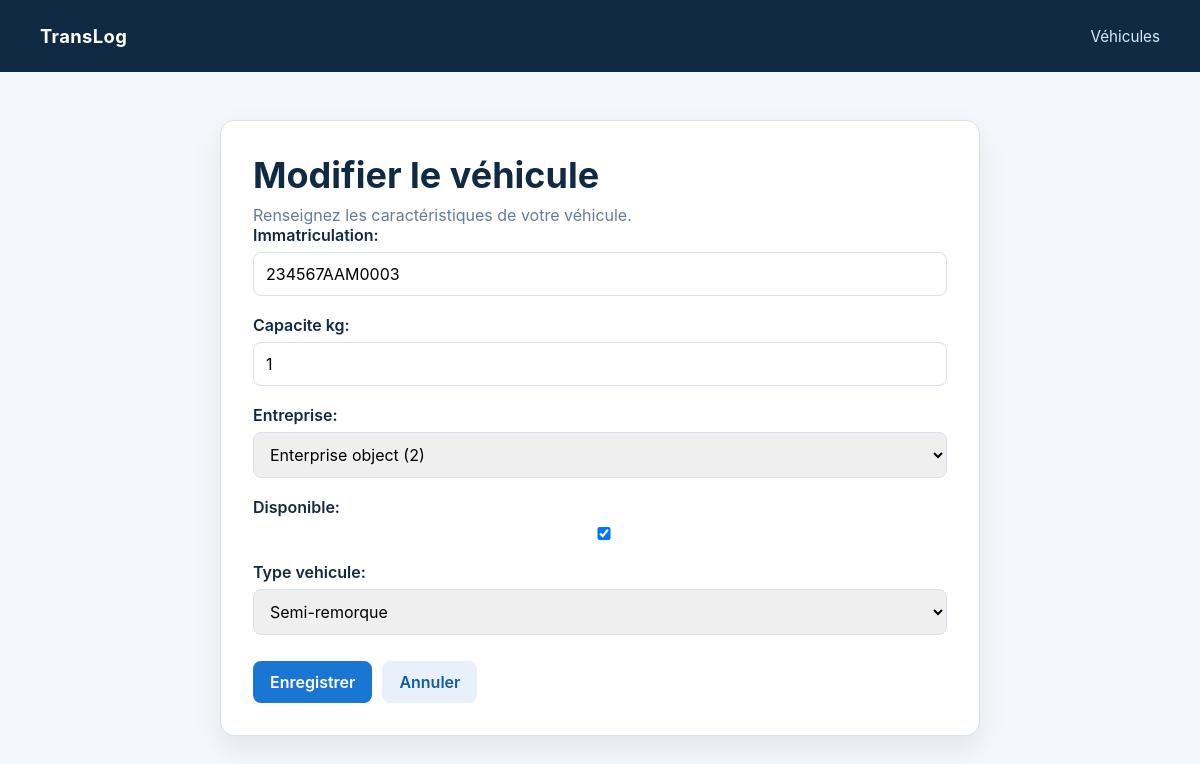
The page /vehicules/modifier/4/ on the database its author committed.
### VehiculesApp/models.py (models this page shows, shortened)
class vehicules(models.Model):
    immatriculation = models.CharField(max_length=20,unique=True)
    capacite_kg = models.PositiveIntegerField(validators=[
        MinValueValidator(1,"La capacite ne peut pas etre negative"),
    ])
    entreprise = models.ForeignKey('EntrepriseApp.Enterprise',on_delete=models.CASCADE,related_name='vehicules')
    created_at = models.DateTimeField(auto_now_add=True)
    updated_at = models.DateTimeField(auto_now=True)
    disponible = models.BooleanField(default=True)
    type_vehicule = models.CharField(max_length=20,choices=[
        ('camionnette','Camionnette'),
        ('fourgon','Fourgon'),
        ('camion_porteur','Camion porteur'),
        ('semi_remorque','Semi-remorque')
    ])

### VehiculesApp/views.py (the view)
# urls.py: path("modifier/<int:pk>/", Modifier_vehicule.as_view(), name="update"),
class Modifier_vehicule(UpdateView):
    model = vehicules
    form_class = VehiculeForm
    template_name = "vehicule/forms.html"
    success_url = reverse_lazy("Vehicules:listview")

### VehiculesApp/forms.py
class VehiculeForm(forms.ModelForm):
    class Meta:
        model = vehicules
        exclude = ["created_at", "updated_at"]

### Templates/vehicule/forms.html (shortened to what this page needs)
{% load static %}
<!DOCTYPE html>
<html lang="fr">
<head>
    <link rel="stylesheet" href="{% static 'css/expedition.css' %}">
</head>
<body>
    <header class="topbar"><div class="topbar-inner"><a class="brand" href="{% url 'Vehicules:listview' %}">TransLog</a><nav><a href="{% url 'Vehicules:listview' %}">Véhicules</a></nav></div></header>
    <main class="container" id="formulaire-vehicule">
        <section class="card form-card">
            <h1>{% if object %}Modifier le véhicule{% else %}Ajouter un véhicule{% endif %}</h1>
            <p class="subtitle">Renseignez les caractéristiques de votre véhicule.</p>
            <form method="post">
                {{ form.as_p }}
                <div class="form-actions">
                    <button type="submit">{% if object %}Enregistrer{% else %}Ajouter le véhicule{% endif %}</button>
                    <a class="button button-secondary" href="{% url 'Vehicules:listview' %}">Annuler</a>
                </div>
            </form>
        </section>
    </main>
</body>
</html>

### static/css/expedition.css (style rules this page uses)
:root { --navy: #102a43; --blue: #1976d2; --blue-dark: #125ca1; --bg: #f4f7fb; --surface: #ffffff; --text: #243b53; --muted: #627d98; --border: #d9e2ec; --danger: #c62828; --shadow: 0 12px 30px rgba(16, 42, 67, 0.08); }
* { box-sizing: border-box; }
body { margin: 0; background: var(--bg); color: var(--text); font-family: Inter, "Segoe UI", Arial, sans-serif; }
a { color: var(--blue); text-decoration: none; }
.topbar { background: var(--navy); color: #fff; }
.topbar-inner, .container { width: min(1120px, calc(100% - 32px)); margin: 0 auto; }
.topbar-inner { display: flex; align-items: center; justify-content: space-between; min-height: 72px; }
.brand { color: #fff; font-size: 1.15rem; font-weight: 700; letter-spacing: .02em; }
.topbar nav { display: flex; gap: 20px; }
.topbar nav a { color: #d9eaf7; font-size: .95rem; }
main.container { padding: 48px 0 64px; }
h1 { color: var(--navy); font-size: clamp(1.7rem, 3vw, 2.35rem); margin: 0 0 8px; }
.subtitle { color: var(--muted); margin: 0; }
.button, button { border: 0; border-radius: 8px; cursor: pointer; display: inline-block; font: inherit; font-weight: 600; padding: 11px 17px; transition: background .2s, transform .2s; }
.button-primary, button { background: var(--blue); color: #fff; }
.button-secondary { background: #e8f1fb; color: var(--blue-dark); }
.card, .empty-state { background: var(--surface); border: 1px solid var(--border); border-radius: 14px; box-shadow: var(--shadow); }
.detail-card, .form-card, .danger-card { margin: 0 auto; max-width: 760px; padding: 32px; }
.form-card form p { display: flex; flex-direction: column; gap: 7px; margin: 0 0 19px; }
.form-card label { color: var(--navy); font-weight: 600; }
.form-card input, .form-card select, .form-card textarea { border: 1px solid var(--border); border-radius: 8px; font: inherit; padding: 11px 12px; width: 100%; }
.form-actions { display: flex; gap: 10px; margin-top: 26px; }

### rows shown on the page
vehicules: immatriculation "234567AAM0003", capacite_kg "1", entreprise "Enterprise object (2)", disponible "☑", type_vehicule "Semi-remorque"
